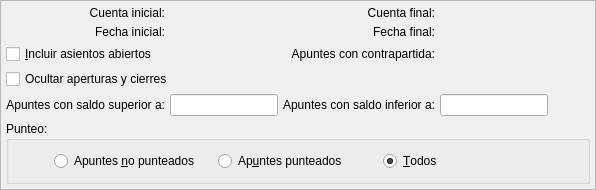
    <widget class="QFrame" name="frame">
     <property name="frameShape">
      <enum>QFrame::StyledPanel</enum>
     </property>
     <property name="frameShadow">
      <enum>QFrame::Raised</enum>
     </property>
     <layout class="QGridLayout">
      <property name="margin">
       <number>5</number>
      </property>
      <property name="spacing">
       <number>5</number>
      </property>
      <item row="4" column="4">
       <widget class="QLineEdit" name="mui_saldoInferiorA">
        <property name="sizePolicy">
         <sizepolicy hsizetype="Fixed" vsizetype="Fixed">
          <horstretch>0</horstretch>
          <verstretch>0</verstretch>
         </sizepolicy>
        </property>
        <property name="alignment">
         <set>Qt::AlignRight|Qt::AlignTrailing|Qt::AlignVCenter</set>
        </property>
       </widget>
      </item>
      <item row="4" column="0">
       <widget class="QLabel" name="textLabel1_3">
        <property name="text">
         <string>Apuntes con saldo superior a:</string>
        </property>
        <property name="alignment">
         <set>Qt::AlignRight|Qt::AlignTrailing|Qt::AlignVCenter</set>
        </property>
       </widget>
      </item>
      <item row="4" column="1">
       <widget class="QLineEdit" name="mui_saldoSuperiorA">
        <property name="sizePolicy">
         <sizepolicy hsizetype="Fixed" vsizetype="Fixed">
          <horstretch>0</horstretch>
          <verstretch>0</verstretch>
         </sizepolicy>
        </property>
        <property name="alignment">
         <set>Qt::AlignRight|Qt::AlignTrailing|Qt::AlignVCenter</set>
        </property>
       </widget>
      </item>
      <item row="4" column="2" colspan="2">
       <widget class="QLabel" name="textLabel1_3_2">
        <property name="text">
         <string>Apuntes con saldo inferior a:</string>
        </property>
        <property name="alignment">
         <set>Qt::AlignRight|Qt::AlignTrailing|Qt::AlignVCenter</set>
        </property>
       </widget>
      </item>
      <item row="2" column="0" colspan="2">
       <widget class="QCheckBox" name="mui_incluirAsientosAbiertos">
        <property name="text">
         <string>&amp;Incluir asientos abiertos</string>
        </property>
       </widget>
      </item>
      <item row="2" column="2" colspan="2">
       <widget class="QLabel" name="textLabel1_3_2_2">
        <property name="text">
         <string>Apuntes con contrapartida:</string>
        </property>
        <property name="alignment">
         <set>Qt::AlignRight|Qt::AlignTrailing|Qt::AlignVCenter</set>
        </property>
       </widget>
      </item>
      <item row="2" column="4">
       <widget class="BlSearchWidget" name="mui_codigoContrapartida" native="true"/>
      </item>
      <item row="1" column="0">
       <widget class="QLabel" name="textLabel1">
        <property name="text">
         <string>Fecha inicial:</string>
        </property>
        <property name="alignment">
         <set>Qt::AlignRight|Qt::AlignTrailing|Qt::AlignVCenter</set>
        </property>
       </widget>
      </item>
      <item row="1" column="1" colspan="2">
       <widget class="BlDateSearch" name="mui_fechaInicial" native="true">
        <property name="minimumSize">
         <size>
          <width>150</width>
          <height>0</height>
         </size>
        </property>
       </widget>
      </item>
      <item row="0" column="1" colspan="2">
       <widget class="BlSearchWidget" name="mui_cuentaInicial" native="true">
        <property name="minimumSize">
         <size>
          <width>150</width>
          <height>0</height>
         </size>
        </property>
       </widget>
      </item>
      <item row="1" column="3">
       <widget class="QLabel" name="textLabel1_2">
        <property name="text">
         <string>Fecha final:</string>
        </property>
        <property name="alignment">
         <set>Qt::AlignRight|Qt::AlignTrailing|Qt::AlignVCenter</set>
        </property>
       </widget>
      </item>
      <item row="1" column="4">
       <widget class="BlDateSearch" name="mui_fechaFinal" native="true">
        <property name="minimumSize">
         <size>
          <width>150</width>
          <height>0</height>
         </size>
        </property>
       </widget>
      </item>
      <item row="0" column="0">
       <widget class="QLabel" name="TextLabel1">
        <property name="text">
         <string>Cuenta inicial:</string>
        </property>
        <property name="alignment">
         <set>Qt::AlignRight|Qt::AlignTrailing|Qt::AlignVCenter</set>
        </property>
       </widget>
      </item>
      <item row="0" column="3">
       <widget class="QLabel" name="TextLabel1_2_2">
        <property name="text">
         <string>Cuenta final:</string>
        </property>
        <property name="alignment">
         <set>Qt::AlignRight|Qt::AlignTrailing|Qt::AlignVCenter</set>
        </property>
       </widget>
      </item>
      <item row="0" column="4">
       <widget class="BlSearchWidget" name="mui_cuentaFinal" native="true">
        <property name="minimumSize">
         <size>
          <width>150</width>
          <height>0</height>
         </size>
        </property>
       </widget>
      </item>
      <item row="5" column="0" colspan="5">
       <widget class="QGroupBox" name="buttonGroup1">
        <property name="minimumSize">
         <size>
          <width>0</width>
          <height>63</height>
         </size>
        </property>
        <property name="title">
         <string>Punteo:</string>
        </property>
        <layout class="QGridLayout">
         <property name="margin">
          <number>5</number>
         </property>
         <property name="spacing">
          <number>5</number>
         </property>
         <item row="0" column="4">
          <spacer>
           <property name="orientation">
            <enum>Qt::Horizontal</enum>
           </property>
           <property name="sizeType">
            <enum>QSizePolicy::Preferred</enum>
           </property>
           <property name="sizeHint" stdset="0">
            <size>
             <width>40</width>
             <height>20</height>
            </size>
           </property>
          </spacer>
         </item>
         <item row="0" column="0">
          <spacer>
           <property name="orientation">
            <enum>Qt::Horizontal</enum>
           </property>
           <property name="sizeType">
            <enum>QSizePolicy::Preferred</enum>
           </property>
           <property name="sizeHint" stdset="0">
            <size>
             <width>40</width>
             <height>20</height>
            </size>
           </property>
          </spacer>
         </item>
         <item row="0" column="1">
          <widget class="QRadioButton" name="mui_apuntesNoPunteados">
           <property name="sizePolicy">
            <sizepolicy hsizetype="Expanding" vsizetype="Fixed">
             <horstretch>0</horstretch>
             <verstretch>0</verstretch>
            </sizepolicy>
           </property>
           <property name="text">
            <string>Apuntes &amp;no punteados</string>
           </property>
          </widget>
         </item>
         <item row="0" column="2">
          <widget class="QRadioButton" name="mui_apuntesPunteados">
           <property name="sizePolicy">
            <sizepolicy hsizetype="Expanding" vsizetype="Fixed">
             <horstretch>0</horstretch>
             <verstretch>0</verstretch>
            </sizepolicy>
           </property>
           <property name="text">
            <string>Ap&amp;untes punteados</string>
           </property>
          </widget>
         </item>
         <item row="0" column="3">
          <widget class="QRadioButton" name="mui_apuntesTodos">
           <property name="sizePolicy">
            <sizepolicy hsizetype="Expanding" vsizetype="Fixed">
             <horstretch>0</horstretch>
             <verstretch>0</verstretch>
            </sizepolicy>
           </property>
           <property name="text">
            <string>&amp;Todos</string>
           </property>
           <property name="checked">
            <bool>true</bool>
           </property>
          </widget>
         </item>
        </layout>
       </widget>
      </item>
      <item row="3" column="0" colspan="2">
       <widget class="QCheckBox" name="mui_ocultarAperturas">
        <property name="text">
         <string>Ocultar aperturas y cierres</string>
        </property>
       </widget>
      </item>
     </layout>
    </widget>
